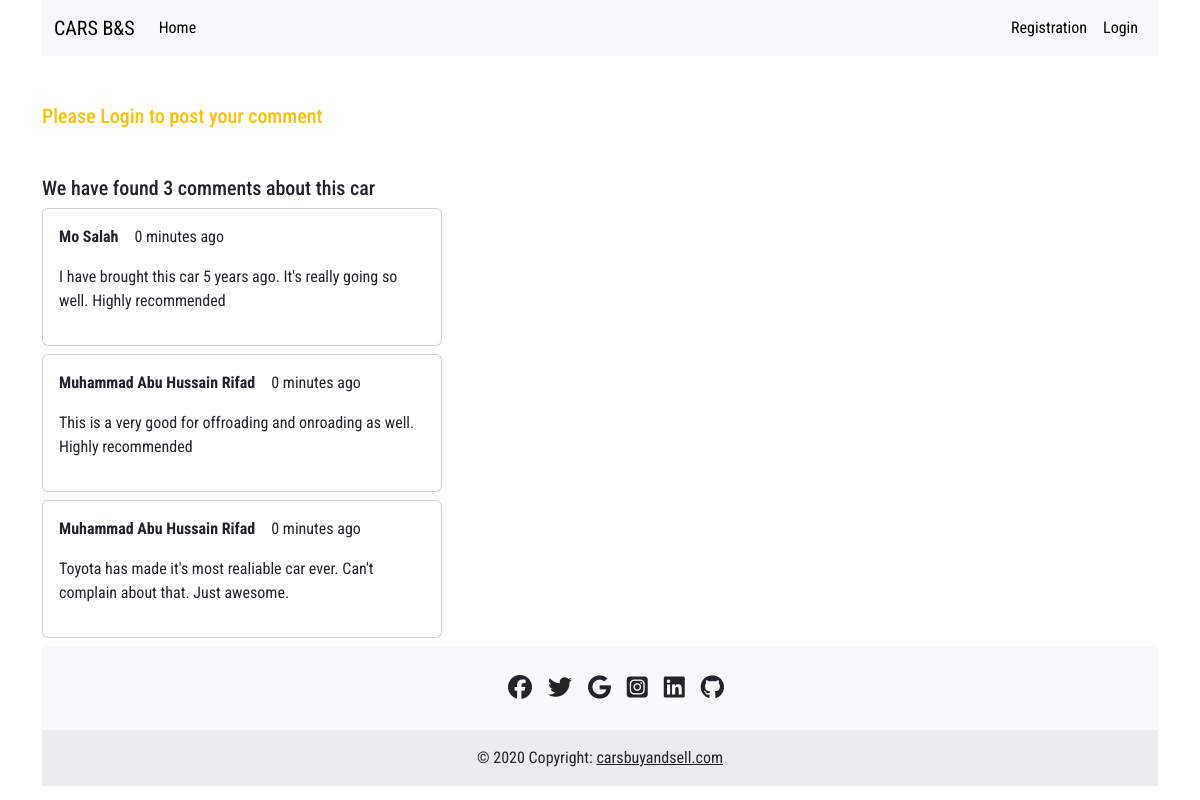
The page /all_comments/6 on the database its author committed.
### cars/models.py (models this page shows, shortened)
class CarComments(models.Model):
    car = models.ForeignKey(Car, on_delete=models.CASCADE)
    comment_author = models.ForeignKey(User, on_delete=models.CASCADE)
    comment = models.TextField()
    created_on = models.DateField(auto_now_add=True)

### cars/views.py (the view)
# urls.py: path('all_comments/<int:id>', views.createComment, name='comments')
def createComment(request, id):
    car = Car.objects.get(id=id)
    comments = CarComments.objects.filter(car=car)
    if request.method == 'POST':
        form = CarCommentForm(request.POST)
        if form.is_valid():
            comment = form.cleaned_data['comment']
            s_comment, created = CarComments.objects.get_or_create(car=car, comment_author=request.user, comment=comment)
            s_comment.save()
            messages.success(request, 'Comments added')
            return redirect('home')
    else:
        form = CarCommentForm()
    return render(request, 'comments.html', {'form':form, 'comments':comments, 'today':date.today()})

### cars/templates/comments.html (shortened to what this page needs)
{% extends 'base.html' %}
{% load crispy_forms_tags %}
{% block content %}
    {% if user.is_authenticated %}
        <form style="background-color: rgb(254, 255, 254); max-width: 400px;" novalidate method="post" enctype="multipart/form-data" class="my-4 p-3 border shadow-sm">
            {% csrf_token %}
            {{form | crispy}}
            <button class="btn btn-primary">COMMENT</button>
        </form>
    {% else %}
        <h5 class="my-5 text-warning">Please Login to post your comment</h5>
    {% endif %}
    <div>
    {% if comments %}
        <h5>We have found {{comments|length}} comments about this car</h5>
        {% for comment in comments %}
        <div class="card p-3 my-2" style="max-width: 400px;">
            <div class="d-flex gap-3">
                <p class="fw-bold">{{comment.comment_author.first_name}} {{comment.comment_author.last_name}}</p><p>{{comment.created_on|timesince:today}} ago</p>
            </div>
            <p>{{comment.comment}}</p>
        </div>
        {% endfor %}
    {% else %}
        <h5>No comments found</h5>
    {% endif %}
    </div>
{% endblock %}

### rows shown on the page
CarComments: comment_author.first_name "Mo", comment_author.last_name "Salah", created_on "0 minutes", comment "I have brought this car 5 years ago. It's really going so well. Highly recommended"
CarComments: comment_author.first_name "Muhammad Abu", comment_author.last_name "Hussain Rifad", created_on "0 minutes", comment "This is a very good for offroading and onroading as well. Highly recommended"
CarComments: comment_author.first_name "Muhammad Abu", comment_author.last_name "Hussain Rifad", created_on "0 minutes", comment "Toyota has made it's most realiable car ever. Can't complain about that. Just awesome."

### other values the page prints
{{ comments|length }} "3"
